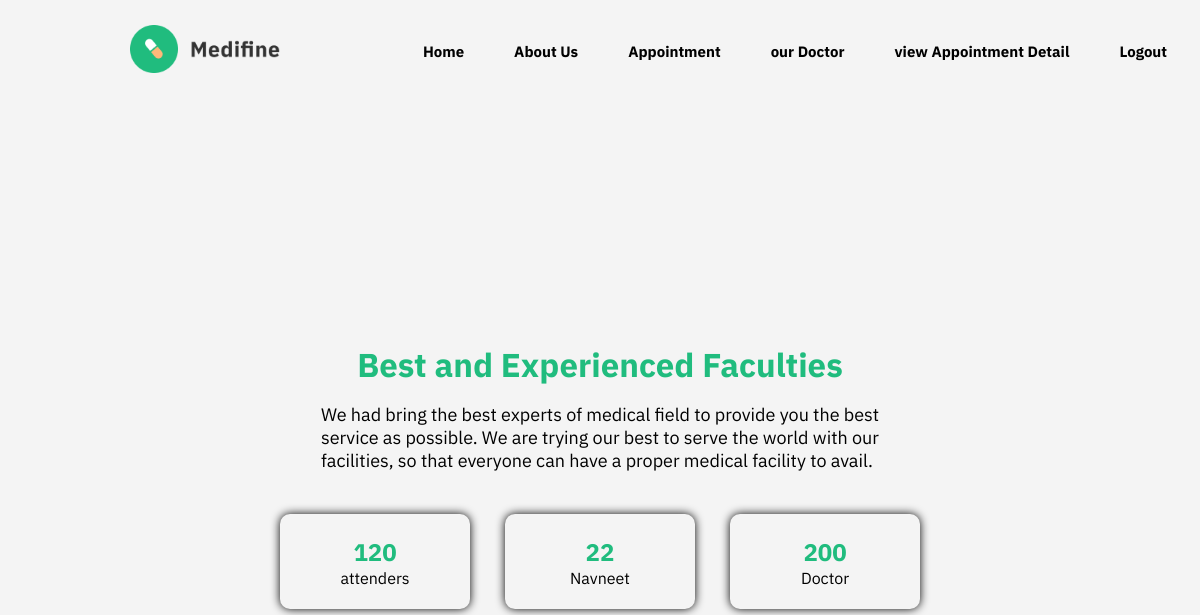
The page /about/ on the database its author committed.
### service/models.py (models this page shows, shortened)
class HealthCareStats(models.Model):
    category = models.CharField(max_length=100)
    count = models.IntegerField()

### hospital/views.py (the view)
# urls.py: path('about/', views.about),
def about(request):
    stats = HealthCareStats.objects.all().order_by('-category')[0:6]
    return render(request, "about.html", {'stats': stats})

### template/about.html
{% include "header.html" %}
      <main>
        <h1 class="heading">Best and Experienced Faculties</h1>
        <p class="subHeading">We had bring the best experts of medical field to provide you the best <br>service as possible. We are trying our best to serve the world with our<br> facilities, so that everyone can have a proper medical facility to avail.</p>
        <section class="box">
            {% for stat in stats %}
            <div class="cards">
                <h1>{{ stat.count }}</h1>
                <p>{{ stat.category }}</p>
            </div>
        {% endfor %}
        </section>
      </main>
</body>
</html>

### static/signup.css (style rules this page uses)
body { font-family: Arial, sans-serif; background-color: #f4f4f4; margin: 0; display: flex; justify-content: center; align-items: center; height: 100vh; }

### static/about.css (style rules this page uses)
* { margin: 0px; padding: 0px; box-sizing: border-box; font-family: "IBM Plex Sans", sans-serif; }
body { background-color: rgb(240, 244, 245); overflow: hidden; }
main { display: flex; align-items: center; justify-content: center; flex-direction: column; margin-top: 152px; gap: 17px; }
.heading { font-size: 33px; color: #20BC7E; font-weight: 800; }
.subHeading { font-size: 18px; font-weight: 400; margin-bottom: 10px; }
.box { display: flex; gap: 35px; margin-top: 15px; }
.cards { width: 190px; height: 95px; box-shadow: 0 0 10px black; border-radius: 10px; display: flex; align-items: center; justify-content: center; flex-direction: column; }
.cards h1 { color: #20BC7E; }
.cards p { font-size: 16px; }

### static/forgot.css (style rules this page uses)
body { font-family: Arial, sans-serif; background-color: #f4f4f4; margin: 0; display: flex; justify-content: center; align-items: center; height: 100vh; }

### static/login.css (style rules this page uses)
body { font-family: Arial, sans-serif; background-color: #f4f4f4; margin: 0; display: flex; justify-content: center; align-items: center; height: 100vh; }

### rows shown on the page
HealthCareStats: count "120", category "attenders"
HealthCareStats: count "22", category "Navneet"
HealthCareStats: count "200", category "Doctor"
